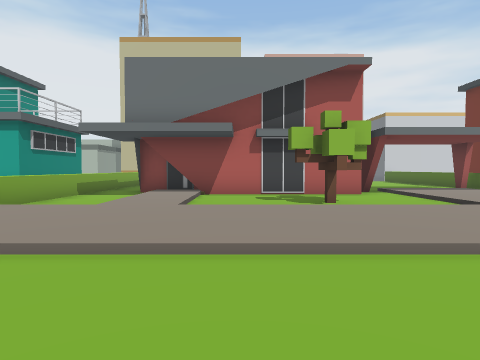
[1] (above)

20 first-person views from a walk through a scene from a Unity 3-D project. The camera is 1.5 m above the floor, tilts 2° down and sees 75° across. The floor is counted in squares, 2 m on a side. Each view is taken from the middle of a square. On the plan, view 1 faces up. The plan holds only what a view shows up to about 10 squares ahead; the rest is blank. The place goes on beyond the plan. The player is left out. Some surface patterns are stand-ins.

[2]
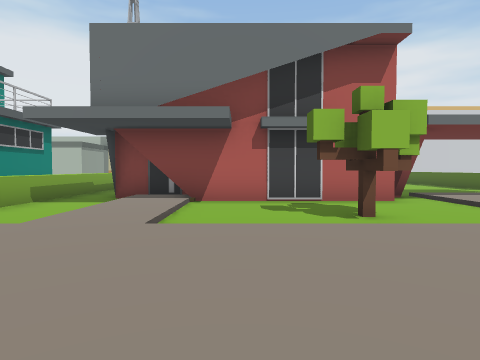

[3]
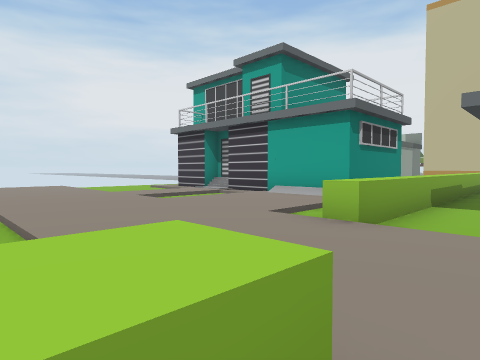

[4]
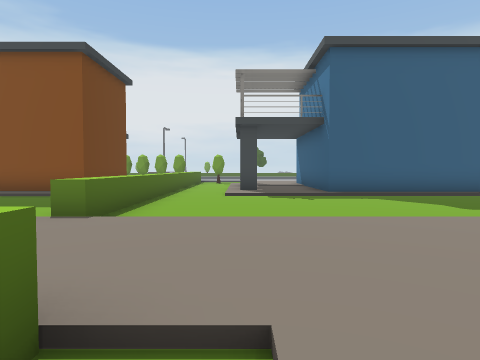

[5]
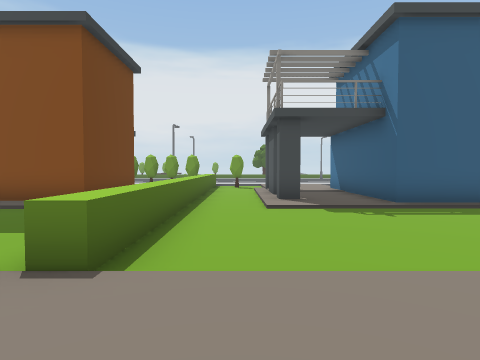

[6]
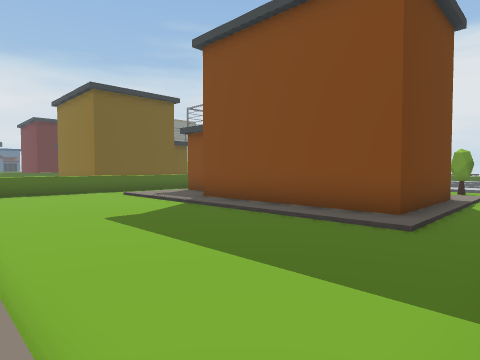

[7]
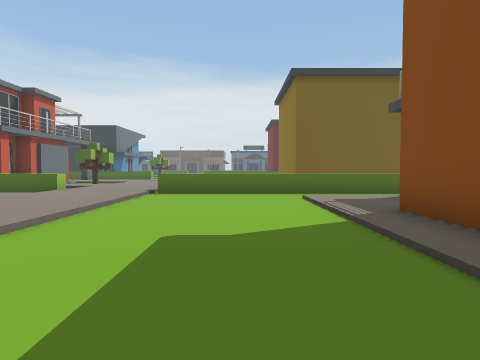

[8]
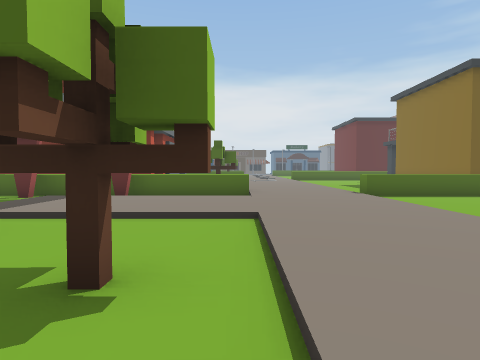

[9]
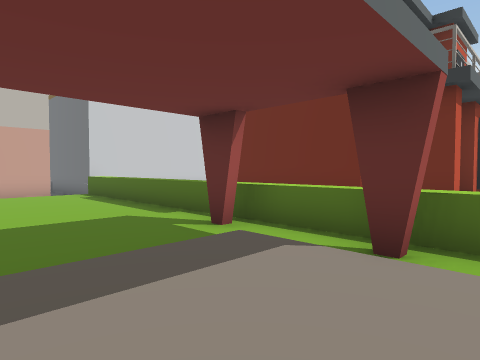

[10]
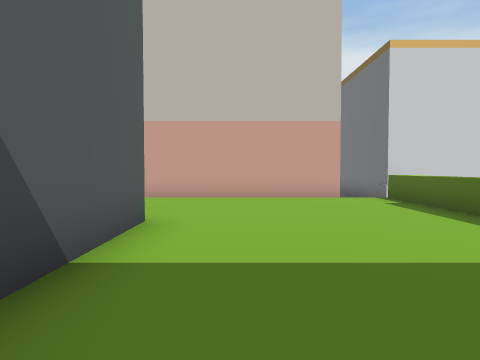

[11]
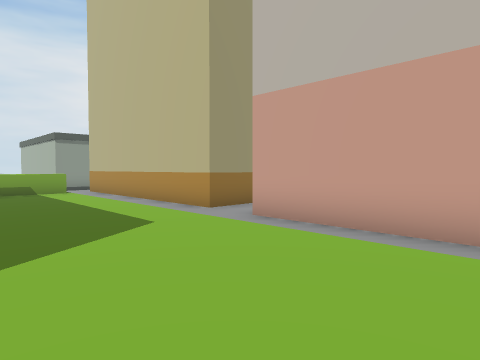

[12]
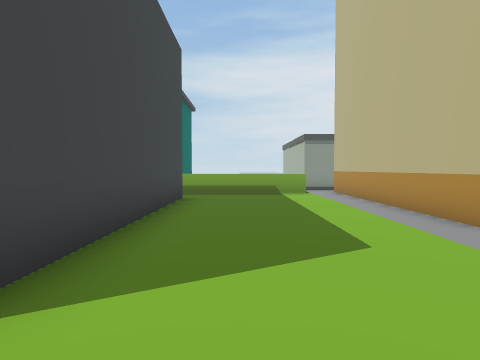

[13]
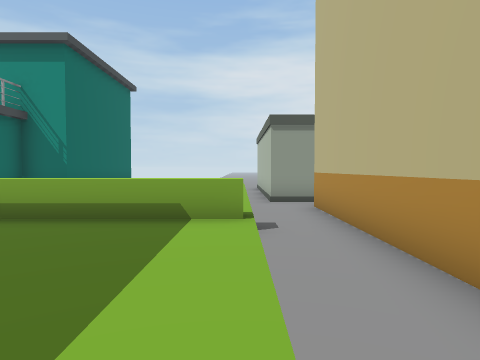

[14]
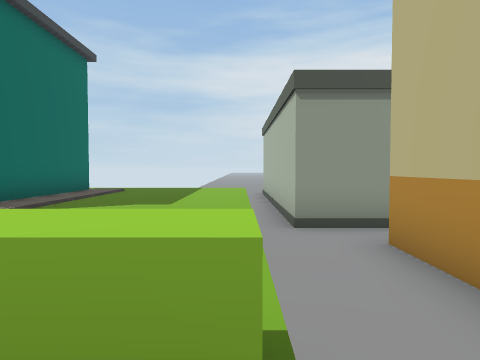

[15]
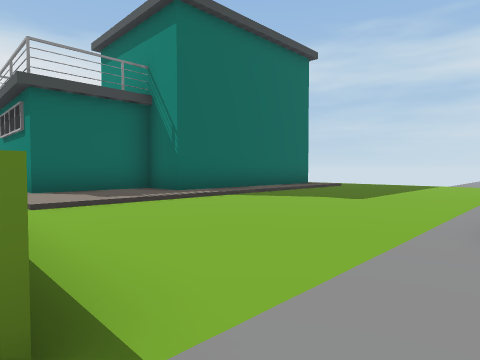

[16]
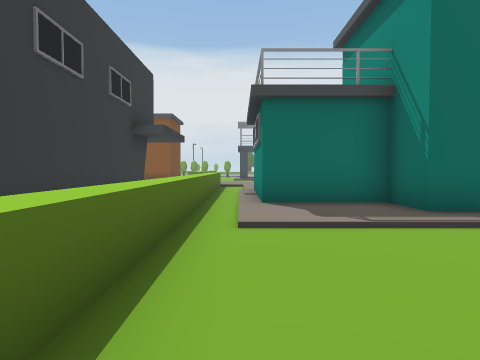

[17]
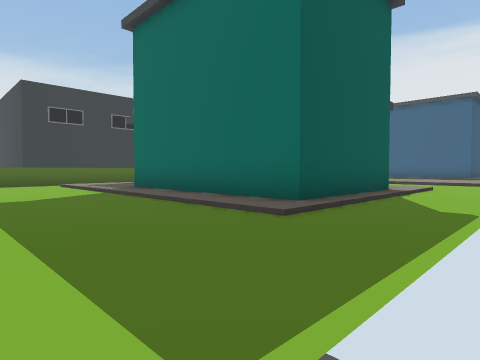

[18]
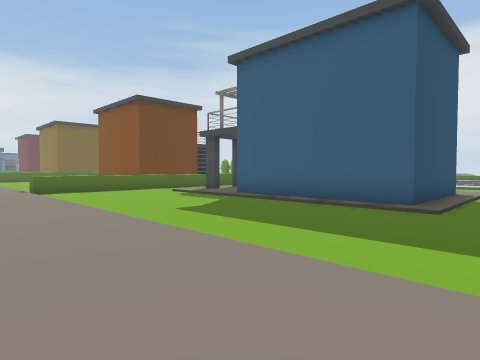

[19]
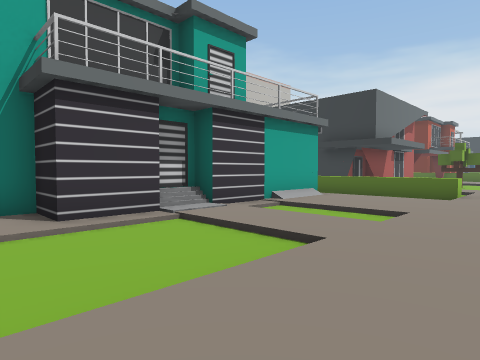

[20]
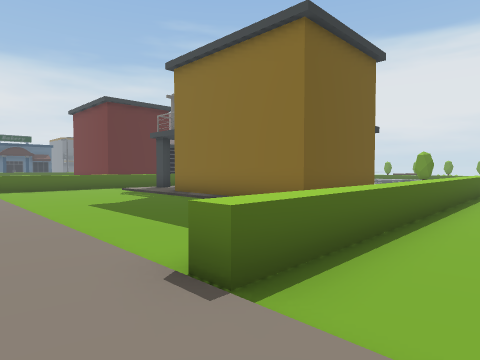

### Floor plan
Key: @ floor where view 1 was taken; # wall or solid block; . main floor; : floor 0.25 m higher than the main floor; - floor 0.5 m lower than the main floor; / step, stairs or slope; ^ raised ledge; O other object.
Columns run from 17 left of view 1 to 18 right of it. Each row starts with its distance up from view 1.
 21         #OOOOOOOOO-OOOOOOO#
 20    ######--------------   ####
 19   //////////^/////////////^
 18 -...........^.............^
 17  ...........^.............^
 16  ...........^.............^
 15  ../////////^.#######.....^
 14  ..######::/^ #     #.....^
 13  ..#    #::/^ #     #.....^ #
 12  ..#    ###/^.#      .....^ #
 11  ..##     #/^.#       ....^ #
 10  ..:####  #/^.########:::.^ #
  9  ..:##:####/^..:/.....:::.^
  8  ..../:./::/^..:/.....:::.^
  7   .../:./::/^..:/..O..:::.^
  6   .../:./::/^..:/..O..:::.^
  5  :::::::::::::::::::::::::::
  4  ::::::::::::::::::::::::::::
  3  :::::::::::::::::::::::::::::::::
  2  ............^............^.........
  1  ............^............^ ........
  0   ...........^...@........^  ......
 -1   ...........^............^    ...
 -2   .######:::.^..::::::::/.^ #####
 -3   .#    #::#.^..######::/.^ #
 -4   .#    #:::.^ .#      #/.^ #
 -5   .#    #::#.^ .#        .^ #

Where each view was taken, in squares from view 1:
view 1: 0 up, 0 right, facing up
view 2: 2 up, 0 right, facing up
view 3: 2 up, 3 left, facing up-left
view 4: 7 up, 6 left, facing down
view 5: 5 up, 5 left, facing down
view 6: 3 up, 3 left, facing down-right
view 7: 0 up, 1 left, facing right
view 8: 6 up, 0 right, facing right
view 9: 8 up, 5 right, facing up-right
view 10: 11 up, 5 right, facing up
view 11: 16 up, 6 right, facing up-left
view 12: 17 up, 5 right, facing left
view 13: 19 up, 0 right, facing left
view 14: 19 up, 4 left, facing left
view 15: 20 up, 5 left, facing down-left
view 16: 19 up, 6 left, facing down
view 17: 18 up, 17 left, facing down-right
view 18: 5 up, 16 left, facing down-right
view 19: 4 up, 15 left, facing up-right
view 20: 4 up, 7 right, facing down-right
